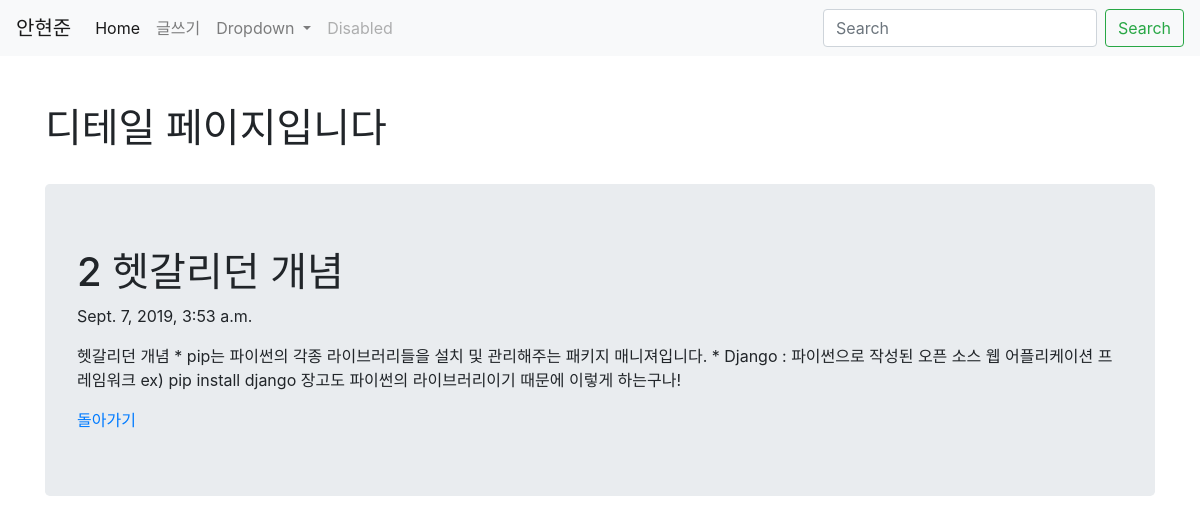
The app's page /blog/2/ with its own data.
### blog/models.py (models this page shows, shortened)
class Blog(models.Model):
    title = models.CharField(max_length=200)
    pub_date = models.DateTimeField('date published')
    body = models.TextField()

### blog/views.py (the view)
# urls.py: path('<int:blog_id>/', views.detail, name = 'detail'),
def detail(request, blog_id):
    blog_detail = get_object_or_404(Blog, pk=blog_id)
    return render(request, 'blog/detail.html', {'blog':blog_detail})

### blog/templates/blog/detail.html
{% extends "base.html" %}
{% block content %}
    <body>
        <br>
        <br>
        <h1>디테일 페이지입니다</h1>
        <br>
        <div class="container jumbotron">
              <h1>{{ blog.title }}</h1>
              <p>{{ blog.pub_date }}</p>
              <p>{{ blog.body }}</p>
              <a href="{% url 'home' %}">돌아가기</a>
        </div>
    </body>
{% endblock %}

### records on screen
Blog: title "2 헷갈리던 개념", pub_date "Sept. 7, 2019, 3:53 a.m.", body "헷갈리던 개념 * pip는 파이썬의 각종 라이브러리들을 설치 및 관리해주는 패키지 매니져입니다. * Django : 파이썬으로 작성된 오픈 소스 웹 어플리케이션 프레임워크 ex) pip install django 장고도 파이썬의 라이브러리이기 때문에 이렇게 하는구나!"
